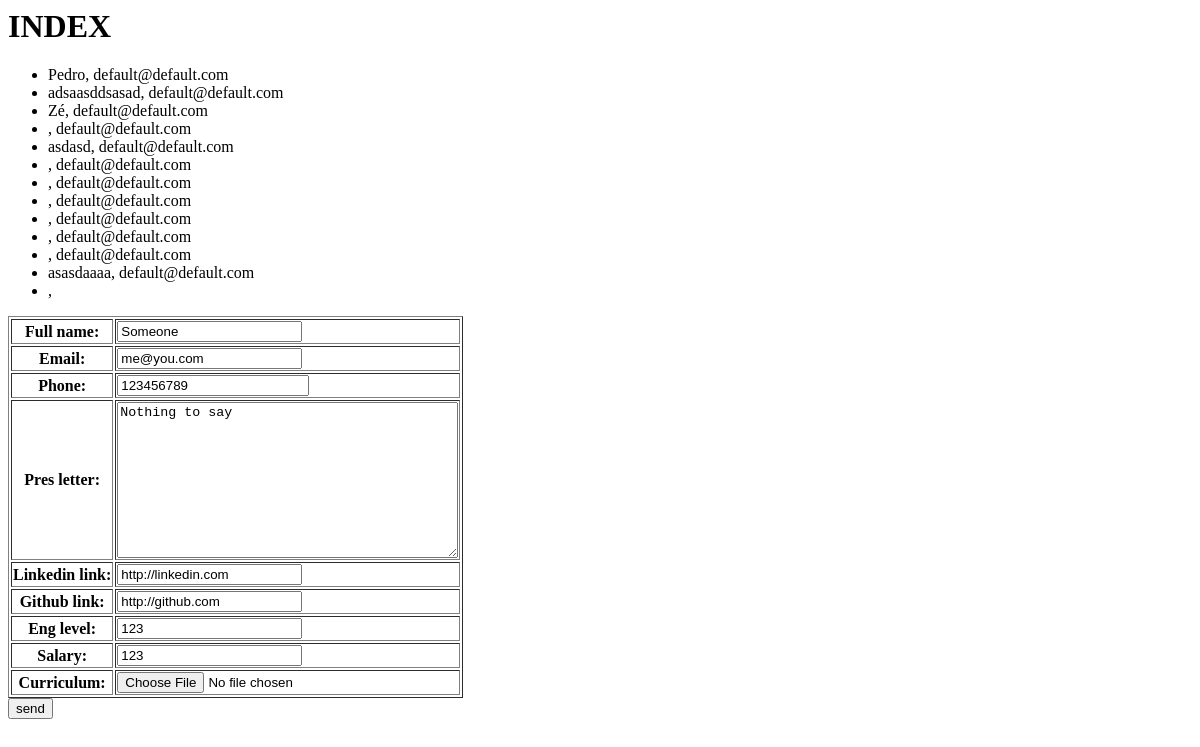
The app's page /, older data.
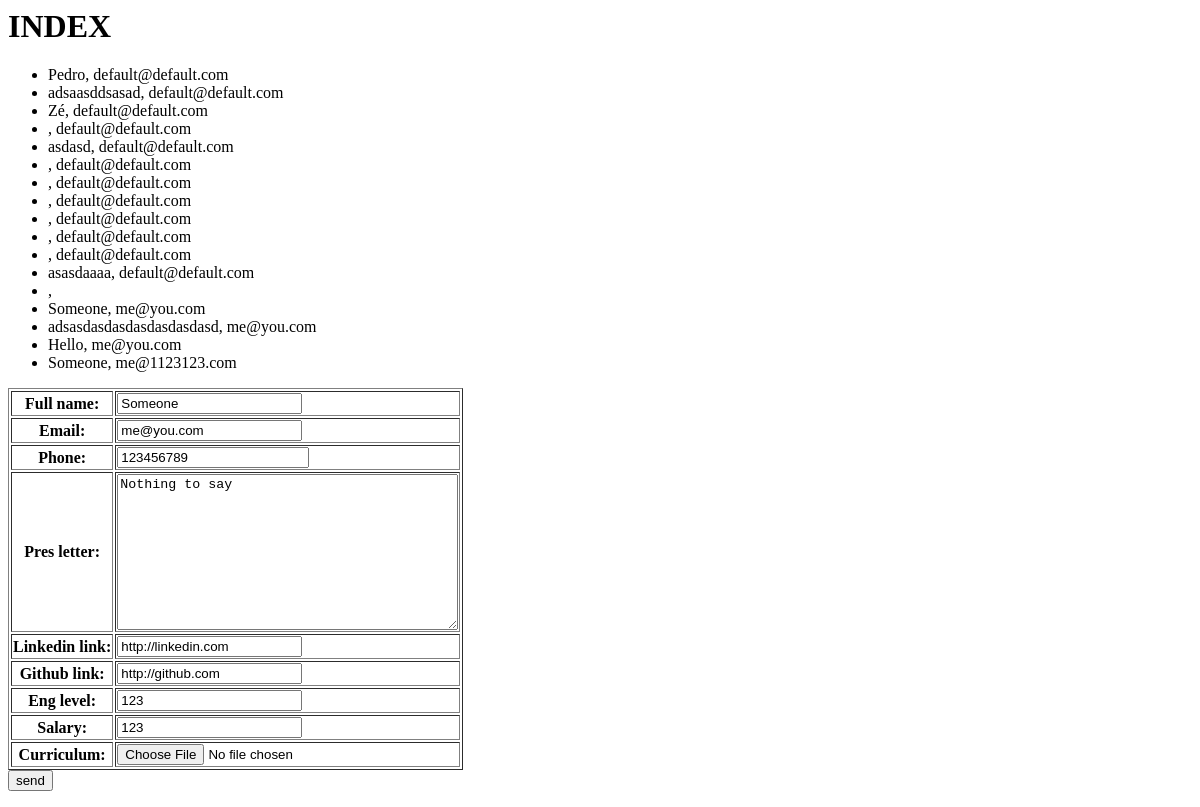
The same page, newer data.
### website/models.py (models this page shows)
class Candidate(models.Model):
    datetime = models.DateTimeField(auto_now_add=True)
    full_name = models.CharField(max_length=123)
    email = models.EmailField()
    phone = models.BigIntegerField()
    pres_letter = models.TextField()
    linkedin_link = models.URLField()
    github_link = models.URLField()
    eng_level = models.IntegerField()
    salary = models.DecimalField(decimal_places = 2, max_digits = 10)
    curriculum = models.FileField(null=True, blank=True, upload_to='cv_upload')

### website/views.py (the view)
# urls.py: path('', views.index, name='index'),
def index(request):
    candidate_list = Candidate.objects.all()
    form = CandidateForm(initial={
        'full_name': "Someone",
        'email': "me@you.com",
        'phone': "123456789",
        'pres_letter': "Nothing to say",
        'linkedin_link': "http://linkedin.com",
        'github_link': "http://github.com",
        'eng_level': 123,
        'salary': 123,
    })
    context = {
        'candidate_list': candidate_list,
        'form': form,
    }
    return render(request, 'website/index.html', context)

### website/forms.py
class CandidateForm(forms.ModelForm):
    class Meta:
        model = Candidate
        fields = '__all__'

### website/templates/website/index.html (shortened to what this page needs)
{% load static %}
<h1>INDEX</h1>
<ul>
    {%for candidate in candidate_list %}
    <li>
        {{ candidate.full_name }}, {{ candidate.email }}
    </li>
    {% endfor %}
</ul>
<form action="{% url 'website:send' %}", method="post" name="candidate_form" onsubmit="return validateForm()" novalidate>
    <table border="1">
        {% for field in form.visible_fields %}
        <tr>
            <th>{{ field.label_tag }}</th>
            <td>
            {{ field }}
            </td>
        </tr>
        {% endfor %}
    </table>
    <input type="submit" value="send">
</form>

Row changes from the older to the newer data that the page shows:
added Candidate: full_name "Someone", email "me@you.com"
added Candidate: full_name "adsasdasdasdasdasdasdasd", email "me@you.com"
added Candidate: full_name "Hello", email "me@you.com"
added Candidate: full_name "Someone", email "me@1123123.com"
